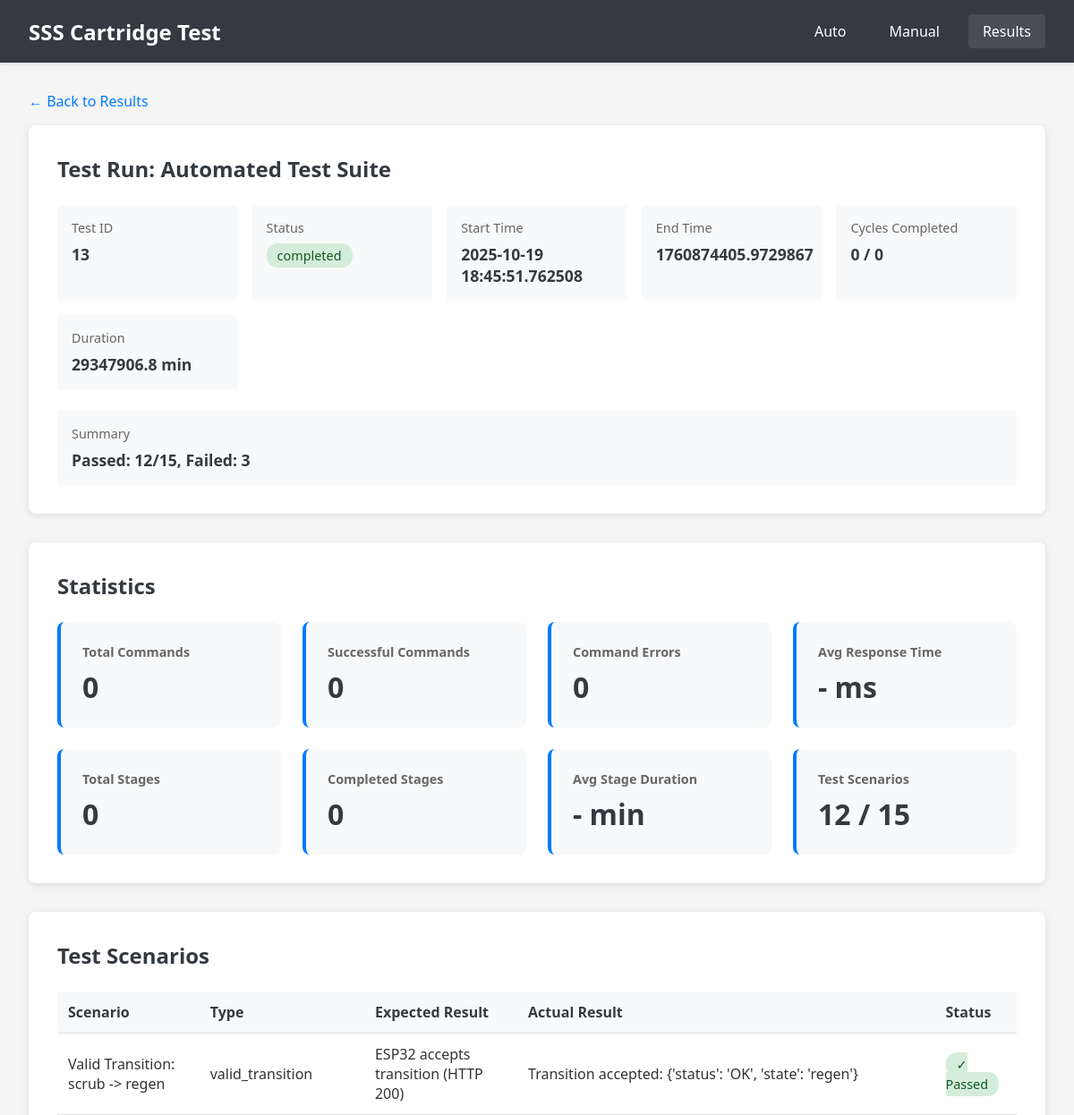
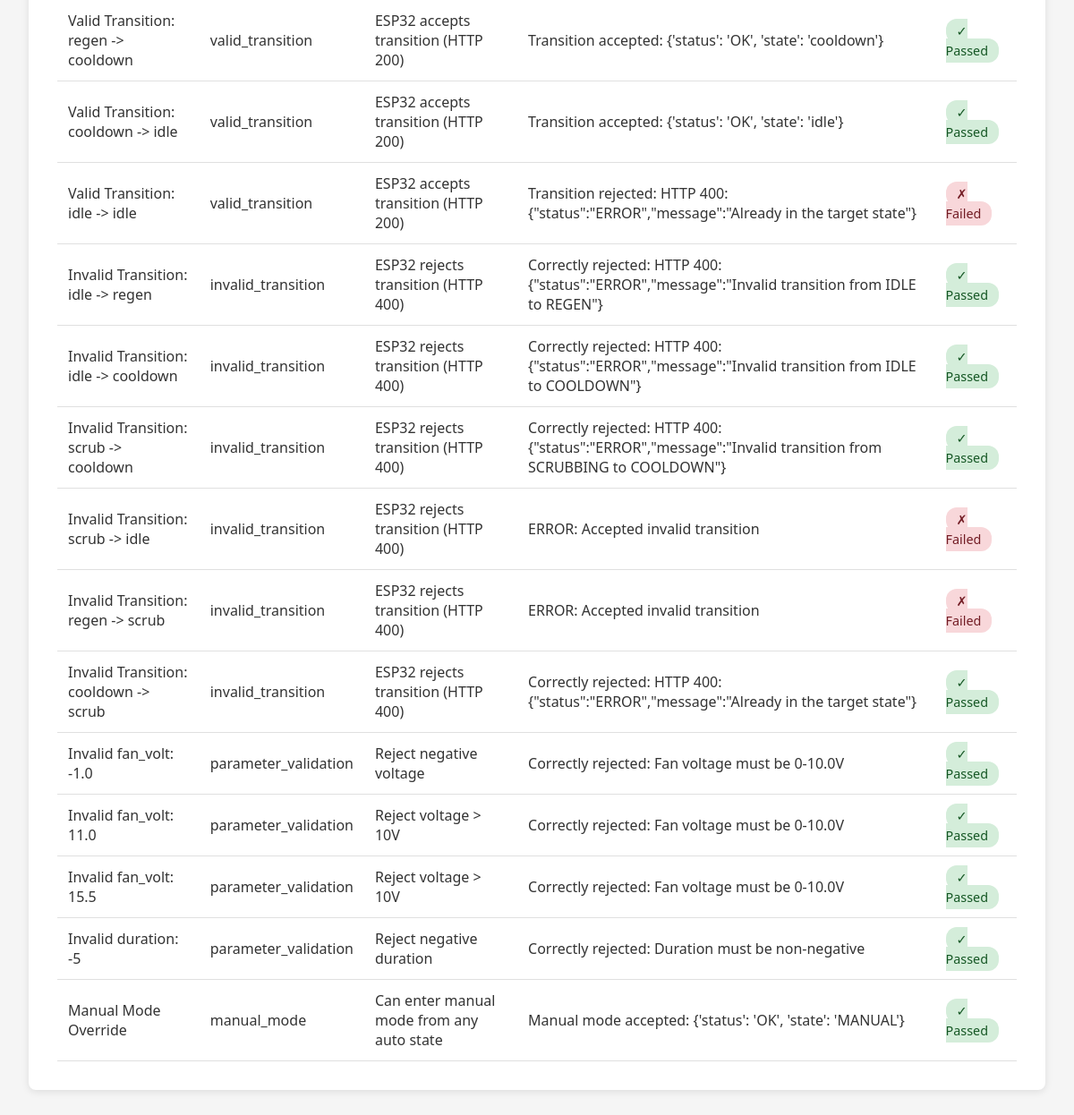
/results/13, run on the app's committed database (2 pictures, top to bottom).
### tables this page shows
CREATE TABLE test_runs (
                    id INTEGER PRIMARY KEY AUTOINCREMENT,
                    name TEXT NOT NULL,
                    start_time TIMESTAMP NOT NULL,
                    end_time TIMESTAMP,
                    status TEXT NOT NULL,
                    total_cycles INTEGER,
                    completed_cycles INTEGER DEFAULT 0,
                    config TEXT NOT NULL,
                    result_summary TEXT,
                    created_at TIMESTAMP DEFAULT CURRENT_TIMESTAMP
                );

CREATE TABLE test_scenarios (
                    id INTEGER PRIMARY KEY AUTOINCREMENT,
                    test_run_id INTEGER NOT NULL,
                    scenario_name TEXT NOT NULL,
                    scenario_type TEXT NOT NULL,
                    start_time TIMESTAMP NOT NULL,
                    end_time TIMESTAMP,
                    expected_result TEXT,
                    actual_result TEXT,
                    passed BOOLEAN,
                    error_message TEXT,
                    FOREIGN KEY (test_run_id) REFERENCES test_runs(id)
                );

### Test_web_server_enverid/app.py (the view)
@app.route('/results/<int:test_run_id>')
def test_run_details(test_run_id):
    test_run = db.get_test_run(test_run_id)
    if not test_run:
        return jsonify({'error': 'Test run not found'}), 404
    cycles = db.get_cycle_executions(test_run_id)
    commands = db.get_esp32_commands(test_run_id=test_run_id)
    scenarios = db.get_test_scenarios(test_run_id)
    statistics = db.get_test_run_statistics(test_run_id)
    return render_template('test_details.html',
                         test_run=test_run,
                         cycles=cycles,
                         commands=commands,
                         scenarios=scenarios,
                         statistics=statistics)

### Test_web_server_enverid/database.py (called while the page is built)
    @contextmanager
    def get_connection(self):
        conn = sqlite3.connect(self.db_path)
        conn.row_factory = sqlite3.Row
        try:
            yield conn
            conn.commit()
        except Exception as e:
            conn.rollback()
            raise e
        finally:
            conn.close()

    def get_test_run(self, test_run_id: int) -> Optional[Dict]:
        with self.get_connection() as conn:
            cursor = conn.cursor()
            cursor.execute('SELECT * FROM test_runs WHERE id = ?', (test_run_id,))
            row = cursor.fetchone()
            return dict(row) if row else None

    def get_cycle_executions(self, test_run_id: int) -> List[Dict]:
        with self.get_connection() as conn:
            cursor = conn.cursor()
            cursor.execute('''
                SELECT * FROM cycle_executions
                WHERE test_run_id = ?
                ORDER BY cycle_number, start_time
            ''', (test_run_id,))
            return [dict(row) for row in cursor.fetchall()]

    def get_esp32_commands(self, test_run_id: Optional[int] = None,
                          cycle_execution_id: Optional[int] = None,
                          limit: int = 100) -> List[Dict]:
        with self.get_connection() as conn:
            cursor = conn.cursor()
            query = 'SELECT * FROM esp32_commands WHERE 1=1'
            params = []
            if test_run_id is not None:
                query += ' AND test_run_id = ?'
                params.append(test_run_id)
            if cycle_execution_id is not None:
                query += ' AND cycle_execution_id = ?'
                params.append(cycle_execution_id)
            query += ' ORDER BY timestamp DESC LIMIT ?'
            params.append(limit)
            cursor.execute(query, params)
            return [dict(row) for row in cursor.fetchall()]

    def get_test_scenarios(self, test_run_id: int) -> List[Dict]:
        with self.get_connection() as conn:
            cursor = conn.cursor()
            cursor.execute('''
                SELECT * FROM test_scenarios
                WHERE test_run_id = ?
                ORDER BY start_time
            ''', (test_run_id,))
            return [dict(row) for row in cursor.fetchall()]

### Test_web_server_enverid/templates/test_details.html (shortened to what this page needs)
<!DOCTYPE html>
<html lang="en">
<head>
    <link rel="stylesheet" href="{{ url_for('static', filename='css/style.css') }}">
</head>
<body>
    <nav class="navbar">
        <div class="nav-brand">SSS Cartridge Test</div>
        <div class="nav-menu">
            <a href="/">Auto</a>
            <a href="/manual">Manual</a>
            <a href="/results" class="active">Results</a>
        </div>
    </nav>
    <div class="details-container">
        <a href="/results" class="back-link">← Back to Results</a>
        <div class="section">
            <h2>Test Run: {{ test_run['name'] }}</h2>
            <div class="info-grid">
                <div class="info-item">
                    <label>Test ID</label>
                    <value>{{ test_run['id'] }}</value>
                </div>
                <div class="info-item">
                    <label>Status</label>
                    <value>
                        <span class="status-badge status-{{ test_run['status'] }}">
                            {{ test_run['status'] }}
                        </span>
                    </value>
                </div>
                <div class="info-item">
                    <label>Start Time</label>
                    <value>{{ test_run['start_time'] }}</value>
                </div>
                <div class="info-item">
                    <label>End Time</label>
                    <value>{{ test_run['end_time'] if test_run['end_time'] else 'Running...' }}</value>
                </div>
                <div class="info-item">
                    <label>Cycles Completed</label>
                    <value>{{ test_run['completed_cycles'] }} / {{ test_run['total_cycles'] }}</value>
                </div>
                <div class="info-item">
                    <label>Duration</label>
                    <value>
                        {% if test_run['end_time'] %}
                            {{ "%.1f"|format((test_run['end_time']|float - test_run['start_time']|float) / 60) }} min
                        {% else %}
                            In progress
                        {% endif %}
                    </value>
                </div>
            </div>
            {% if test_run['result_summary'] %}
            <div class="info-item" style="margin-top: 1rem;">
                <label>Summary</label>
                <value>{{ test_run['result_summary'] }}</value>
            </div>
            {% endif %}
        </div>
        {% if statistics %}
        <div class="section">
            <h2>Statistics</h2>
            <div class="stats-grid">
                <div class="stat-card">
                    <h3>Total Commands</h3>
                    <div class="stat-value">{{ statistics['commands']['total'] or 0 }}</div>
                </div>
                <div class="stat-card">
                    <h3>Successful Commands</h3>
                    <div class="stat-value">{{ statistics['commands']['successful'] or 0 }}</div>
                </div>
                <div class="stat-card">
                    <h3>Command Errors</h3>
                    <div class="stat-value">{{ statistics['commands']['errors'] or 0 }}</div>
                </div>
                <div class="stat-card">
                    <h3>Avg Response Time</h3>
                    <div class="stat-value">
                        {% if statistics['commands']['avg_duration_ms'] %}
                            {{ "%.0f"|format(statistics['commands']['avg_duration_ms']) }} ms
                        {% else %}
                            - ms
                        {% endif %}
                    </div>
                </div>
                <div class="stat-card">
                    <h3>Total Stages</h3>
                    <div class="stat-value">{{ statistics['cycles']['total_stages'] or 0 }}</div>
                </div>
                <div class="stat-card">
                    <h3>Completed Stages</h3>
                    <div class="stat-value">{{ statistics['cycles']['completed_stages'] or 0 }}</div>
                </div>
                <div class="stat-card">
                    <h3>Avg Stage Duration</h3>
                    <div class="stat-value">
                        {% if statistics['cycles']['avg_stage_duration_sec'] %}
                            {{ "%.1f"|format(statistics['cycles']['avg_stage_duration_sec'] / 60) }} min
                        {% else %}
                            - min
                        {% endif %}
                    </div>
                </div>
                {% if statistics['scenarios']['total_scenarios'] and statistics['scenarios']['total_scenarios'] > 0 %}
                <div class="stat-card">
                    <h3>Test Scenarios</h3>
                    <div class="stat-value">
                        {{ statistics['scenarios']['passed_scenarios'] or 0 }} / {{ statistics['scenarios']['total_scenarios'] }}
                    </div>
                </div>
                {% endif %}
            </div>
        </div>
        {% endif %}
        {% if scenarios and scenarios|length > 0 %}
        <div class="section">
            <h2>Test Scenarios</h2>
            <table class="commands-table">
                <thead>
                    <tr>
                        <th>Scenario</th>
                        <th>Type</th>
                        <th>Expected Result</th>
                        <th>Actual Result</th>
                        <th>Status</th>
                    </tr>
                </thead>
                <tbody>
                    {% for scenario in scenarios %}
                    <tr>
                        <td>{{ scenario['scenario_name'] }}</td>
                        <td>{{ scenario['scenario_type'] }}</td>
                        <td>{{ scenario['expected_result'] }}</td>
                        <td>{{ scenario['actual_result'] or '-' }}</td>
                        <td>
                            {% if scenario['passed'] == 1 %}
                                <span class="status-badge status-completed">✓ Passed</span>
                            {% elif scenario['passed'] == 0 %}
                                <span class="status-badge status-error">✗ Failed</span>
                            {% else %}
                                <span class="status-badge">Pending</span>
                            {% endif %}
                        </td>
                    </tr>
                    {% endfor %}
                </tbody>
            </table>
        </div>
        {% endif %}
    </div>
</body>
</html>

### Test_web_server_enverid/static/css/style.css (style rules this page uses)
:root { --primary-color: #007bff; --success-color: #28a745; --danger-color: #dc3545; --warning-color: #ffc107; --info-color: #17a2b8; --secondary-color: #6c757d; --dark-color: #343a40; --light-color: #f8f9fa; --online-color: #28a745; --offline-color: #dc3545; }
* { margin: 0; padding: 0; box-sizing: border-box; }
body { font-family: 'Segoe UI', Tahoma, Geneva, Verdana, sans-serif; background-color: #f5f5f5; color: #333; }
.navbar { background-color: var(--dark-color); color: white; padding: 1rem 2rem; display: flex; justify-content: space-between; align-items: center; box-shadow: 0 2px 4px rgba(0,0,0,0.1); }
.nav-brand { font-size: 1.5rem; font-weight: bold; }
.nav-menu { display: flex; gap: 1rem; align-items: center; }
.nav-menu a { color: white; text-decoration: none; padding: 0.5rem 1rem; border-radius: 4px; transition: background-color 0.3s; }
.nav-menu a:hover, .nav-menu a.active { background-color: rgba(255,255,255,0.1); }
.status-badge { padding: 0.25rem 0.75rem; border-radius: 12px; font-size: 0.9rem; font-weight: 500; }
.status-completed { background-color: #d4edda; color: #155724; }
.status-stopped, .status-error, .status-failed { background-color: #f8d7da; color: #721c24; }
table { width: 100%; border-collapse: collapse; }
th, td { padding: 1rem; text-align: left; border-bottom: 1px solid #e0e0e0; }
th { background-color: #f8f9fa; font-weight: 600; color: var(--dark-color); }

### Test_web_server_enverid/templates/test_details.html (style rules this page uses)
.details-container { max-width: 1400px; margin: 2rem auto; padding: 0 2rem; }
.section { background: white; border-radius: 8px; padding: 2rem; margin-bottom: 2rem; box-shadow: 0 2px 8px rgba(0,0,0,0.1); }
.section h2 { margin-bottom: 1.5rem; color: #343a40; }
.info-grid { display: grid; grid-template-columns: repeat(auto-fit, minmax(200px, 1fr)); gap: 1rem; margin-bottom: 1.5rem; }
.info-item { padding: 1rem; background: #f8f9fa; border-radius: 4px; }
.info-item label { display: block; font-size: 0.9rem; color: #666; margin-bottom: 0.5rem; }
.info-item value { display: block; font-size: 1.1rem; font-weight: 600; color: #343a40; }
.cycles-table, .commands-table { width: 100%; border-collapse: collapse; margin-top: 1rem; }
.cycles-table th, .cycles-table td, .commands-table th, .commands-table td { padding: 0.75rem; text-align: left; border-bottom: 1px solid #e0e0e0; }
.cycles-table th, .commands-table th { background-color: #f8f9fa; font-weight: 600; }
.stats-grid { display: grid; grid-template-columns: repeat(auto-fit, minmax(250px, 1fr)); gap: 1.5rem; }
.stat-card { background: #f8f9fa; padding: 1.5rem; border-radius: 8px; border-left: 4px solid #007bff; }
.stat-card h3 { font-size: 0.9rem; color: #666; margin-bottom: 0.5rem; }
.stat-value { font-size: 2rem; font-weight: bold; color: #343a40; }
.back-link { display: inline-block; margin-bottom: 1rem; color: #007bff; text-decoration: none; }

### data on the page
test_runs: name "Automated Test Suite", id "13", status "completed", start_time "2025-10-19 18:45:51.762508", end_time "1760874405.9729867", completed_cycles "0", total_cycles "0", end_time+start_time "29347906.8", result_summary "Passed: 12/15, Failed: 3"
test_scenarios: scenario_name "Valid Transition: scrub -> regen", scenario_type "valid_transition", expected_result "ESP32 accepts transition (HTTP 200)", actual_result "Transition accepted: {'status': 'OK', 'state': 'regen'}", passed "✓ Passed"
test_scenarios: scenario_name "Valid Transition: regen -> cooldown", scenario_type "valid_transition", expected_result "ESP32 accepts transition (HTTP 200)", actual_result "Transition accepted: {'status': 'OK', 'state': 'cooldown'}", passed "✓ Passed"
test_scenarios: scenario_name "Valid Transition: cooldown -> idle", scenario_type "valid_transition", expected_result "ESP32 accepts transition (HTTP 200)", actual_result "Transition accepted: {'status': 'OK', 'state': 'idle'}", passed "✓ Passed"
test_scenarios: scenario_name "Valid Transition: idle -> idle", scenario_type "valid_transition", expected_result "ESP32 accepts transition (HTTP 200)", actual_result "Transition rejected: HTTP 400: {\"status\":\"ERROR\",\"message\":\"Already in the target state\"}", passed "✗ Failed"
test_scenarios: scenario_name "Invalid Transition: idle -> regen", scenario_type "invalid_transition", expected_result "ESP32 rejects transition (HTTP 400)", actual_result "Correctly rejected: HTTP 400: {\"status\":\"ERROR\",\"message\":\"Invalid transition from IDLE to REGEN\"}", passed "✓ Passed"
test_scenarios: scenario_name "Invalid Transition: idle -> cooldown", scenario_type "invalid_transition", expected_result "ESP32 rejects transition (HTTP 400)", actual_result "Correctly rejected: HTTP 400: {\"status\":\"ERROR\",\"message\":\"Invalid transition from IDLE to COOLDOWN\"}", passed "✓ Passed"
test_scenarios: scenario_name "Invalid Transition: scrub -> cooldown", scenario_type "invalid_transition", expected_result "ESP32 rejects transition (HTTP 400)", actual_result "Correctly rejected: HTTP 400: {\"status\":\"ERROR\",\"message\":\"Invalid transition from SCRUBBING to COOLDOWN\"}", passed "✓ Passed"
test_scenarios: scenario_name "Invalid Transition: scrub -> idle", scenario_type "invalid_transition", expected_result "ESP32 rejects transition (HTTP 400)", actual_result "ERROR: Accepted invalid transition", passed "✗ Failed"
test_scenarios: scenario_name "Invalid Transition: regen -> scrub", scenario_type "invalid_transition", expected_result "ESP32 rejects transition (HTTP 400)", actual_result "ERROR: Accepted invalid transition", passed "✗ Failed"
test_scenarios: scenario_name "Invalid Transition: cooldown -> scrub", scenario_type "invalid_transition", expected_result "ESP32 rejects transition (HTTP 400)", actual_result "Correctly rejected: HTTP 400: {\"status\":\"ERROR\",\"message\":\"Already in the target state\"}", passed "✓ Passed"
test_scenarios: scenario_name "Invalid fan_volt: -1.0", scenario_type "parameter_validation", expected_result "Reject negative voltage", actual_result "Correctly rejected: Fan voltage must be 0-10.0V", passed "✓ Passed"
test_scenarios: scenario_name "Invalid fan_volt: 11.0", scenario_type "parameter_validation", expected_result "Reject voltage > 10V", actual_result "Correctly rejected: Fan voltage must be 0-10.0V", passed "✓ Passed"
test_scenarios: scenario_name "Invalid fan_volt: 15.5", scenario_type "parameter_validation", expected_result "Reject voltage > 10V", actual_result "Correctly rejected: Fan voltage must be 0-10.0V", passed "✓ Passed"
test_scenarios: scenario_name "Invalid duration: -5", scenario_type "parameter_validation", expected_result "Reject negative duration", actual_result "Correctly rejected: Duration must be non-negative", passed "✓ Passed"
test_scenarios: scenario_name "Manual Mode Override", scenario_type "manual_mode", expected_result "Can enter manual mode from any auto state", actual_result "Manual mode accepted: {'status': 'OK', 'state': 'MANUAL'}", passed "✓ Passed"

### other printed values
{{ statistics['commands']['total'] or 0 }} "0"
{{ statistics['commands']['successful'] or 0 }} "0"
{{ statistics['commands']['errors'] or 0 }} "0"
{{ statistics['cycles']['total_stages'] or 0 }} "0"
{{ statistics['cycles']['completed_stages'] or 0 }} "0"
{{ statistics['scenarios']['passed_scenarios'] or 0 }} "12"
{{ statistics['scenarios']['total_scenarios'] }} "15"
